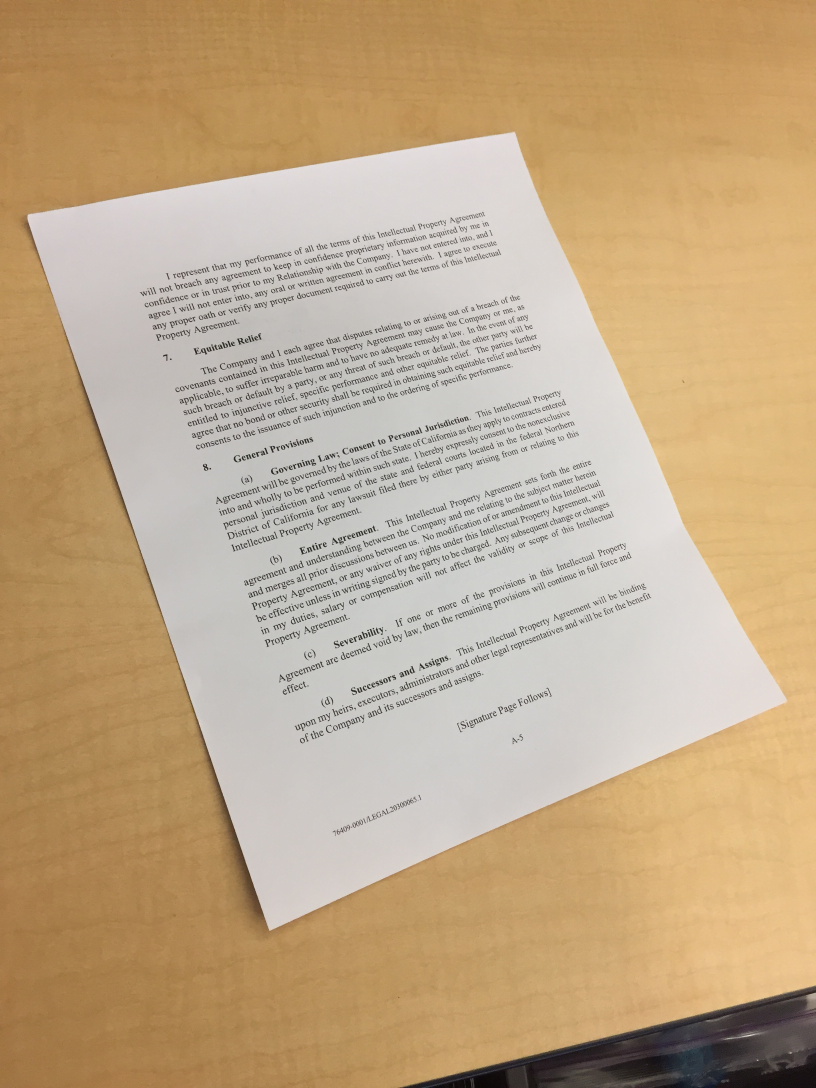
#> input picture sample_images/desk.JPG, 2448 x 3264 px (shown at 1/3 size)
$ python scan.py --image sample_images/desk.JPG -i
#> lines starting #> are read from the running program, lines starting #| are printed output that depends on the picture; after the words box and inside, x2 and y2 are one past the last pixel; in counts of white or black regions, pixels touching at a corner belong together
### pyimagesearch/imutils.py
# Import the necessary packages
import numpy as np
import cv2

# [23 lines left out: functions translate, rotate, not called in this run]

def resize(image, width = None, height = None, inter = cv2.INTER_AREA):
	# initialize the dimensions of the image to be resized and
	# grab the image size
	dim = None
	(h, w) = image.shape[:2]

	# if both the width and height are None, then return the
	# original image
	if width is None and height is None:
		return image

	# check to see if the width is None
	if width is None:
		# calculate the ratio of the height and construct the
		# dimensions
		r = height / float(h)
		dim = (int(w * r), height)

	# otherwise, the height is None
	else:
		# calculate the ratio of the width and construct the
		# dimensions
		r = width / float(w)
		dim = (width, int(h * r))

	# resize the image
	resized = cv2.resize(image, dim, interpolation = inter)

	# return the resized image
	return resized

### scan.py
# USAGE:
# python scan.py (--images <IMG_DIR> | --image <IMG_PATH>) [-i]
# For example, to scan a single image with interactive mode:
# python scan.py --image sample_images/desk.JPG -i
# To scan all images in a directory automatically:
# python scan.py --images sample_images

# Scanned images will be output to directory named 'output'

from pyimagesearch import transform
from pyimagesearch import imutils
from scipy.spatial import distance as dist
from matplotlib.patches import Polygon
import polygon_interacter as poly_i
import numpy as np
import matplotlib.pyplot as plt
import itertools
import math
import cv2
from pylsd.lsd import lsd

import argparse
import os


class DocScanner(object):
    """An image scanner"""

    def __init__(
        self, interactive=False, MIN_QUAD_AREA_RATIO=0.25, MAX_QUAD_ANGLE_RANGE=40
    ):
        """
        Args:
            interactive (boolean): If True, user can adjust screen contour before
                transformation occurs in interactive pyplot window.
            MIN_QUAD_AREA_RATIO (float): A contour will be rejected if its corners
                do not form a quadrilateral that covers at least MIN_QUAD_AREA_RATIO
                of the original image. Defaults to 0.25.
            MAX_QUAD_ANGLE_RANGE (int):  A contour will also be rejected if the range
                of its interior angles exceeds MAX_QUAD_ANGLE_RANGE. Defaults to 40.
        """
        self.interactive = interactive
        self.MIN_QUAD_AREA_RATIO = MIN_QUAD_AREA_RATIO
        self.MAX_QUAD_ANGLE_RANGE = MAX_QUAD_ANGLE_RANGE

    # [49 lines left out: functions filter_corners, angle_between_vectors_degrees, get_angle, angle_range, not called in this run]

    def get_corners(self, img):
        """
        Returns a list of corners ((x, y) tuples) found in the input image. With proper
        pre-processing and filtering, it should output at most 10 potential corners.
        This is a utility function used by get_contours. The input image is expected
        to be rescaled and Canny filtered prior to be passed in.
        """
        lines = lsd(img)

        # massages the output from LSD
        # LSD operates on edges. One "line" has 2 edges, and so we need to combine the edges back into lines
        # 1. separate out the lines into horizontal and vertical lines.
        # 2. Draw the horizontal lines back onto a canvas, but slightly thicker and longer.
        # 3. Run connected-components on the new canvas
        # 4. Get the bounding box for each component, and the bounding box is final line.
        # 5. The ends of each line is a corner
        # 6. Repeat for vertical lines
        # 7. Draw all the final lines onto another canvas. Where the lines overlap are also corners

        corners = []
        if lines is not None:
            # separate out the horizontal and vertical lines, and draw them back onto separate canvases
            lines = lines.squeeze().astype(np.int32).tolist()
            horizontal_lines_canvas = np.zeros(img.shape, dtype=np.uint8)
            vertical_lines_canvas = np.zeros(img.shape, dtype=np.uint8)
            for line in lines:
                x1, y1, x2, y2, _ = line
                if abs(x2 - x1) > abs(y2 - y1):
                    (x1, y1), (x2, y2) = sorted(
                        ((x1, y1), (x2, y2)), key=lambda pt: pt[0]
                    )
                    cv2.line(
                        horizontal_lines_canvas,
                        (max(x1 - 5, 0), y1),
                        (min(x2 + 5, img.shape[1] - 1), y2),
                        255,
                        2,
                    )
                else:
                    (x1, y1), (x2, y2) = sorted(
                        ((x1, y1), (x2, y2)), key=lambda pt: pt[1]
                    )
                    cv2.line(
                        vertical_lines_canvas,
                        (x1, max(y1 - 5, 0)),
                        (x2, min(y2 + 5, img.shape[0] - 1)),
                        255,
                        2,
                    )

            lines = []

            # find the horizontal lines (connected-components -> bounding boxes -> final lines)
            (contours, hierarchy) = cv2.findContours(
                horizontal_lines_canvas, cv2.RETR_EXTERNAL, cv2.CHAIN_APPROX_NONE
            )
            contours = sorted(
                contours, key=lambda c: cv2.arcLength(c, True), reverse=True
            )[:2]
            horizontal_lines_canvas = np.zeros(img.shape, dtype=np.uint8)
            for contour in contours:
                contour = contour.reshape((contour.shape[0], contour.shape[2]))
                min_x = np.amin(contour[:, 0], axis=0) + 2
                max_x = np.amax(contour[:, 0], axis=0) - 2
                left_y = int(np.average(contour[contour[:, 0] == min_x][:, 1]))
                right_y = int(np.average(contour[contour[:, 0] == max_x][:, 1]))
                lines.append((min_x, left_y, max_x, right_y))
                cv2.line(
                    horizontal_lines_canvas, (min_x, left_y), (max_x, right_y), 1, 1
                )
                corners.append((min_x, left_y))
                corners.append((max_x, right_y))

            # find the vertical lines (connected-components -> bounding boxes -> final lines)
            (contours, hierarchy) = cv2.findContours(
                vertical_lines_canvas, cv2.RETR_EXTERNAL, cv2.CHAIN_APPROX_NONE
            )
            contours = sorted(
                contours, key=lambda c: cv2.arcLength(c, True), reverse=True
            )[:2]
            vertical_lines_canvas = np.zeros(img.shape, dtype=np.uint8)
            for contour in contours:
                contour = contour.reshape((contour.shape[0], contour.shape[2]))
                min_y = np.amin(contour[:, 1], axis=0) + 2
                max_y = np.amax(contour[:, 1], axis=0) - 2
                top_x = int(np.average(contour[contour[:, 1] == min_y][:, 0]))
                bottom_x = int(np.average(contour[contour[:, 1] == max_y][:, 0]))
                lines.append((top_x, min_y, bottom_x, max_y))
                cv2.line(vertical_lines_canvas, (top_x, min_y), (bottom_x, max_y), 1, 1)
                corners.append((top_x, min_y))
                corners.append((bottom_x, max_y))

            # find the corners
            corners_y, corners_x = np.where(
                horizontal_lines_canvas + vertical_lines_canvas == 2
            )
            corners += zip(corners_x, corners_y)

        # remove corners in close proximity
        corners = self.filter_corners(corners)
        return corners

    # [8 lines left out: function is_valid_contour, not called in this run]

    def get_contour(self, rescaled_image):
        """
        Returns a numpy array of shape (4, 2) containing the vertices of the four corners
        of the document in the image. It considers the corners returned from get_corners()
        and uses heuristics to choose the four corners that most likely represent
        the corners of the document. If no corners were found, or the four corners represent
        a quadrilateral that is too small or convex, it returns the original four corners.
        """

        # these constants are carefully chosen
        MORPH = 9
        CANNY = 84
        HOUGH = 25

        IM_HEIGHT, IM_WIDTH, _ = rescaled_image.shape

        # convert the image to grayscale and blur it slightly
        gray = cv2.cvtColor(rescaled_image, cv2.COLOR_BGR2GRAY)
        gray = cv2.GaussianBlur(gray, (7, 7), 0)

        # dilate helps to remove potential holes between edge segments
        kernel = cv2.getStructuringElement(cv2.MORPH_RECT, (MORPH, MORPH))
        dilated = cv2.morphologyEx(gray, cv2.MORPH_CLOSE, kernel)

        # find edges and mark them in the output map using the Canny algorithm
        edged = cv2.Canny(dilated, 0, CANNY)
        test_corners = self.get_corners(edged)

        approx_contours = []

        if len(test_corners) >= 4:
            quads = []

            for quad in itertools.combinations(test_corners, 4):
                points = np.array(quad)
                points = transform.order_points(points)
                points = np.array([[p] for p in points], dtype="int32")
                quads.append(points)

            # get top five quadrilaterals by area
            quads = sorted(quads, key=cv2.contourArea, reverse=True)[:5]
            # sort candidate quadrilaterals by their angle range, which helps remove outliers
            quads = sorted(quads, key=self.angle_range)

            approx = quads[0]
            if self.is_valid_contour(approx, IM_WIDTH, IM_HEIGHT):
                approx_contours.append(approx)

            # for debugging: uncomment the code below to draw the corners and countour found
            # by get_corners() and overlay it on the image

            # cv2.drawContours(rescaled_image, [approx], -1, (20, 20, 255), 2)
            # plt.scatter(*zip(*test_corners))
            # plt.imshow(rescaled_image)
            # plt.show()

        # also attempt to find contours directly from the edged image, which occasionally
        # produces better results
        (cnts, hierarchy) = cv2.findContours(
            edged.copy(), cv2.RETR_EXTERNAL, cv2.CHAIN_APPROX_SIMPLE
        )
        cnts = sorted(cnts, key=cv2.contourArea, reverse=True)[:5]

        # loop over the contours
        for c in cnts:
            # approximate the contour
            approx = cv2.approxPolyDP(c, 80, True)
            if self.is_valid_contour(approx, IM_WIDTH, IM_HEIGHT):
                approx_contours.append(approx)
                break

        # If we did not find any valid contours, just use the whole image
        if not approx_contours:
            TOP_RIGHT = (IM_WIDTH, 0)
            BOTTOM_RIGHT = (IM_WIDTH, IM_HEIGHT)
            BOTTOM_LEFT = (0, IM_HEIGHT)
            TOP_LEFT = (0, 0)
            screenCnt = np.array(
                [[TOP_RIGHT], [BOTTOM_RIGHT], [BOTTOM_LEFT], [TOP_LEFT]]
            )

        else:
            screenCnt = max(approx_contours, key=cv2.contourArea)

        return screenCnt.reshape(4, 2)

    # [19 lines left out: function interactive_get_contour, not called in this run]

    def scan(self, img):
        RESCALED_HEIGHT = 500.0
        OUTPUT_DIR = "output"

        # load the image and compute the ratio of the old height
        # to the new height, clone it, and resize it
        image = img  # cv2.imread(image_path)

        assert image is not None

        ratio = image.shape[0] / RESCALED_HEIGHT
        orig = image.copy()
        rescaled_image = imutils.resize(image, height=int(RESCALED_HEIGHT))

        # get the contour of the document
        screenCnt = self.get_contour(rescaled_image)

        if self.interactive:
            screenCnt = self.interactive_get_contour(screenCnt, rescaled_image)

        # apply the perspective transformation
        warped = transform.four_point_transform(orig, screenCnt * ratio)

        # convert the warped image to grayscale
        gray = cv2.cvtColor(warped, cv2.COLOR_BGR2GRAY)

        # sharpen image
        sharpen = cv2.GaussianBlur(gray, (0, 0), 3)
        sharpen = cv2.addWeighted(gray, 1.5, sharpen, -0.5, 0)

        # apply adaptive threshold to get black and white effect
        thresh = cv2.adaptiveThreshold(
            sharpen, 255, cv2.ADAPTIVE_THRESH_GAUSSIAN_C, cv2.THRESH_BINARY, 21, 15
        )

        return thresh
        # save the transformed image
        # basename = os.path.basename(image_path)
        # cv2.imwrite(OUTPUT_DIR + "/" + basename, thresh)
        # print("Proccessed " + basename)


if __name__ == "__main__":
    ap = argparse.ArgumentParser()
    group = ap.add_mutually_exclusive_group(required=True)
    group.add_argument("--images", help="Directory of images to be scanned")
    group.add_argument("--image", help="Path to single image to be scanned")
    ap.add_argument(
        "-i",
        action="store_true",
        help="Flag for manually verifying and/or setting document corners",
    )

    args = vars(ap.parse_args())
    im_dir = args["images"]
    im_file_path = args["image"]
    interactive_mode = args["i"]

    scanner = DocScanner(interactive_mode)

    valid_formats = [".jpg", ".jpeg", ".jp2", ".png", ".bmp", ".tiff", ".tif"]

    get_ext = lambda f: os.path.splitext(f)[1].lower()

    # Scan single image specified by command line argument --image <IMAGE_PATH>
    if im_file_path:
        scanner.scan(cv2.imread(im_file_path))
#> in scan, `RESCALED_HEIGHT = 500.0`: RESCALED_HEIGHT = 500
#> in scan, image is the input picture: shape (3264, 2448, 3); mean B, G, R 136.7, 169.3, 193.6
#> in scan, `ratio = image.shape[0] / RESCALED_HEIGHT`: ratio = 6.53
#> in resize, `resized = cv2.resize(image, dim, interpolation = inter)`:
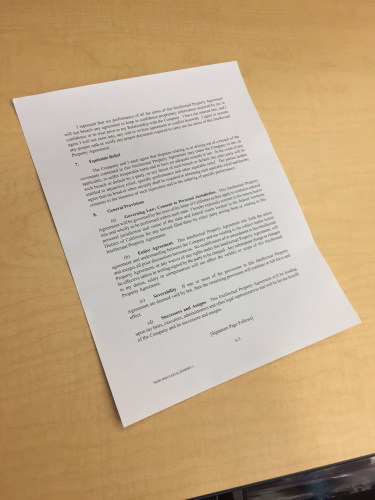
#> resized: shape (500, 375, 3); mean B, G, R 136.7, 169.3, 193.6
#> in get_contour, `gray = cv2.cvtColor(rescaled_image, cv2.COLOR_BGR2GRAY)`:
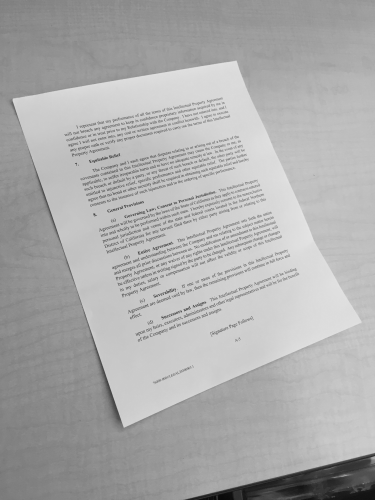
#> gray: shape (500, 375); min 9, max 229, mean 172.8
#> in get_contour, `dilated = cv2.morphologyEx(gray, cv2.MORPH_CLOSE, kernel)`:
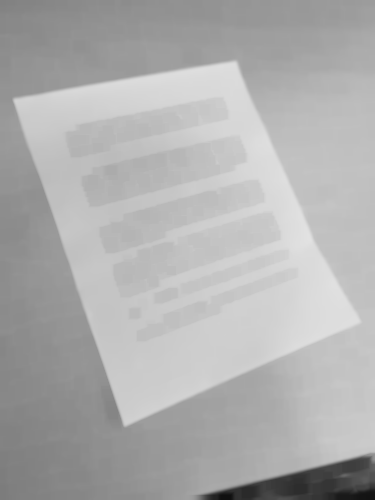
#> dilated: shape (500, 375); min 16, max 226, mean 174.8
#> in get_contour, `edged = cv2.Canny(dilated, 0, CANNY)`:
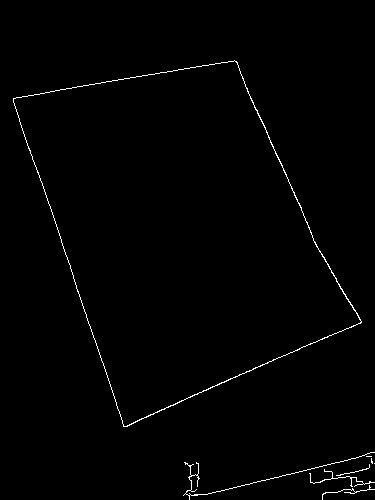
#> edged: shape (500, 375); 0.93% white in thin lines or dots, all inside (x1, y1, x2, y2) = (13, 60, 375, 500)
#> (the call stopped at in get_corners, `lines = lsd(img)`: pylsd is not available in this run)

    # Scan all valid images in directory specified by command line argument --images <IMAGE_DIR>
    else:
        im_files = [f for f in os.listdir(im_dir) if get_ext(f) in valid_formats]
        for im in im_files:
            scanner.scan(im_dir + "/" + im)

$ run again, with sample_images/cell_pic.jpg copied over sample_images/desk.JPG
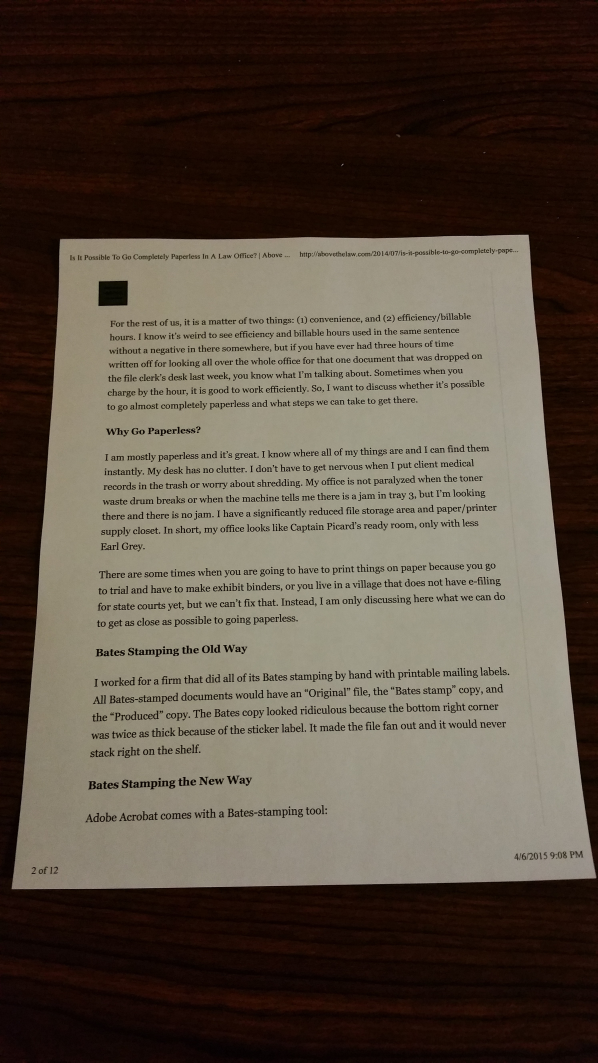
#> input picture sample_images/cell_pic.jpg, 2988 x 5312 px (shown at 1/5 size)
#> RESCALED_HEIGHT = 500
#> in scan, image is the input picture: shape (5312, 2988, 3); mean B, G, R 66.8, 78.9, 90.4
#> ratio = 10.62
#> in get_contour, `dilated = cv2.morphologyEx(gray, cv2.MORPH_CLOSE, kernel)`:
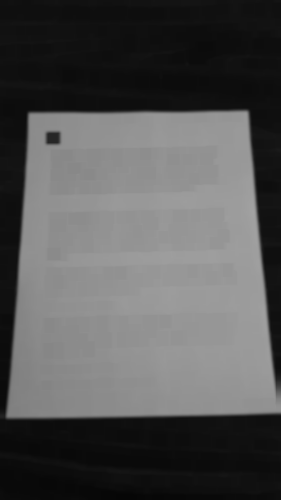
#> dilated: shape (500, 281); min 6, max 162, mean 84.3
#> in get_contour, `edged = cv2.Canny(dilated, 0, CANNY)`:
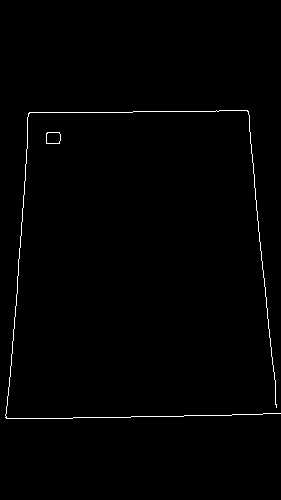
#> edged: shape (500, 281); 0.82% white in thin lines or dots, all inside (x1, y1, x2, y2) = (5, 110, 281, 419)

$ run again, with sample_images/chart.JPG copied over sample_images/desk.JPG
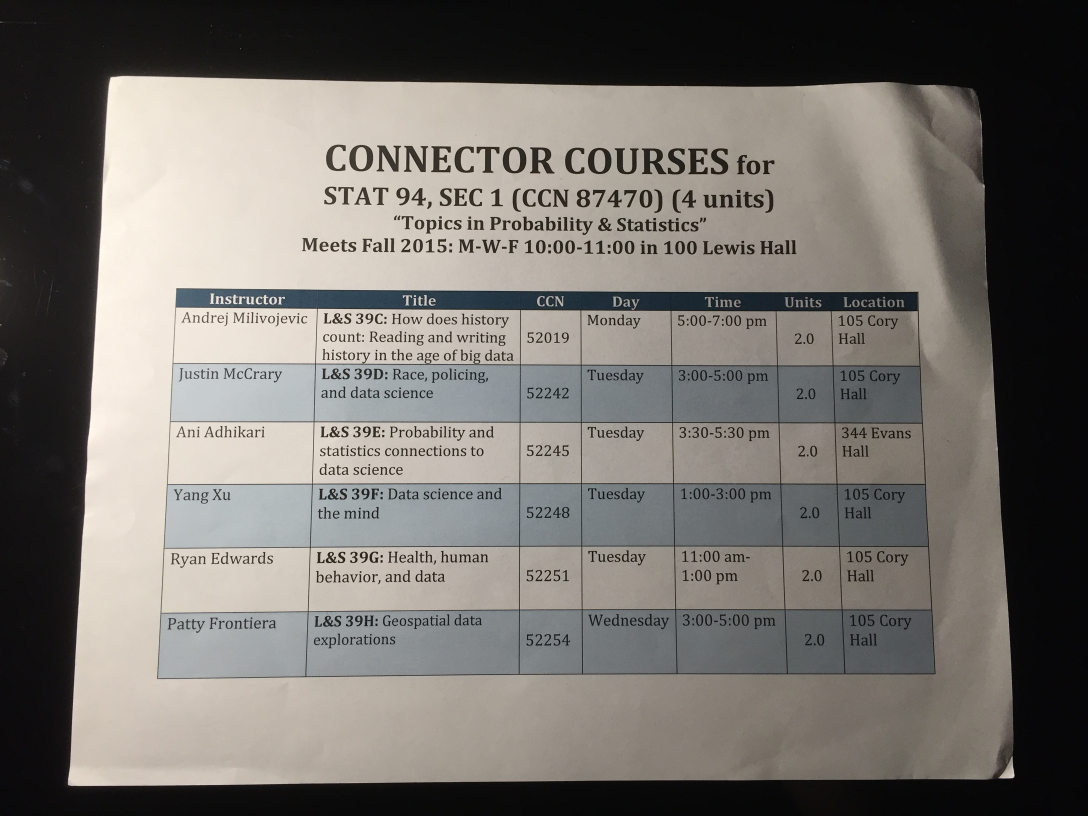
#> input picture sample_images/chart.JPG, 3264 x 2448 px (shown at 1/3 size)
#> RESCALED_HEIGHT = 500
#> in scan, image is the input picture: shape (2448, 3264, 3); mean B, G, R 109.7, 114.6, 118.3
#> ratio = 4.9
#> in get_contour, `dilated = cv2.morphologyEx(gray, cv2.MORPH_CLOSE, kernel)`:
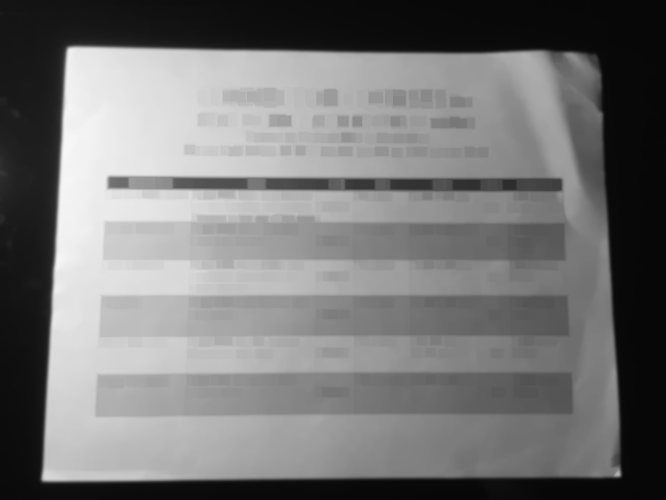
#> dilated: shape (500, 666); min 6, max 247, mean 118.2
#> in get_contour, `edged = cv2.Canny(dilated, 0, CANNY)`:
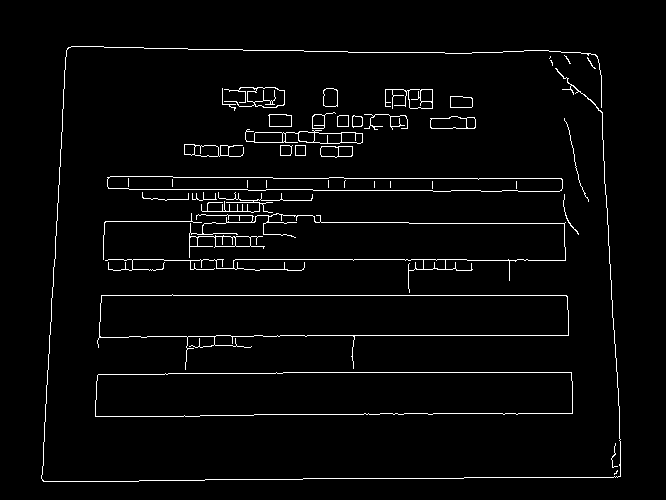
#> edged: shape (500, 666); 2.9% white in thin lines or dots, all inside (x1, y1, x2, y2) = (41, 46, 621, 482)
